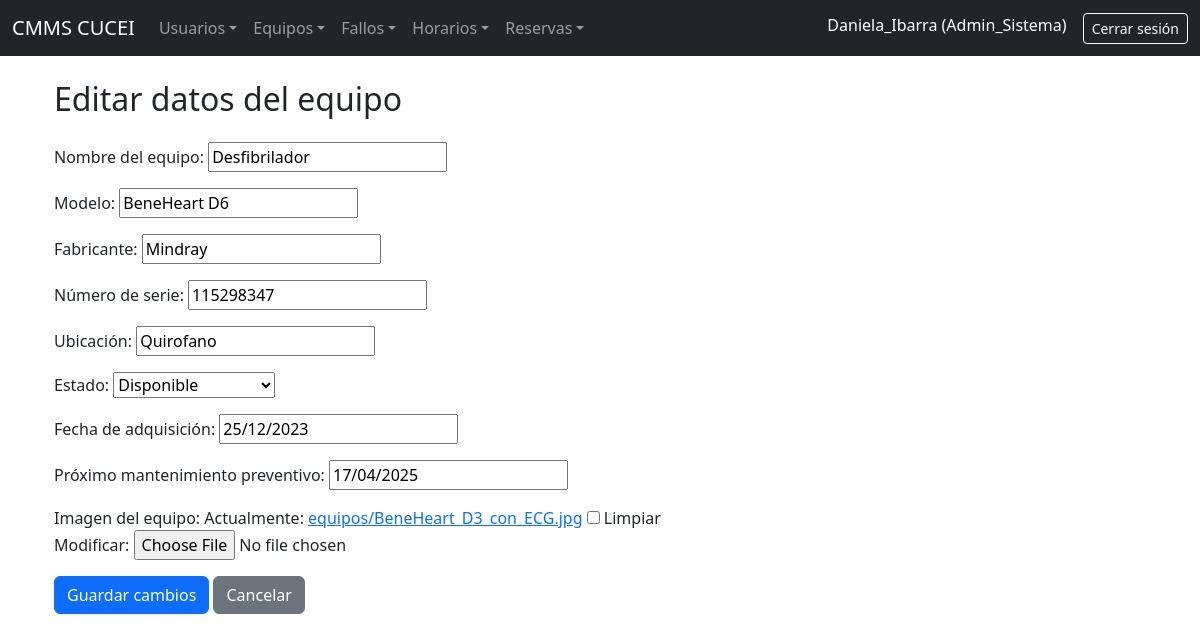
/equipos/editar/1/ (signed in), run on the app's committed database.
### CMMS_Lab/models.py (models this page shows, shortened)
class PerfilUsuario(models.Model):
    user = models.OneToOneField(User, on_delete=models.CASCADE)
    rol = models.CharField(max_length=20, choices=[
        ('estudiante', 'Estudiante'),
        ('biomedico', 'Biomedico'),
        ('admin_sistema', 'Administrador del sistema'),
    ])
    matricula = models.CharField(max_length=20, blank=True, null=True)
    telefono = models.CharField(max_length=15, blank=True, null=True)
    especialidad = models.CharField(max_length=100, blank=True, null=True)

class EquipoMedico(models.Model):
    nombre = models.CharField(max_length=100)
    modelo = models.CharField(max_length=100, blank=True)
    fabricante = models.CharField(max_length=100, blank=True)
    numero_serie = models.CharField(max_length=100, unique=True)
    ubicacion = models.CharField(max_length=100)
    estado = models.CharField(max_length=20, choices=[
        ('disponible', 'Disponible'),
        ('reservado', 'Reservado'),
        ('en_mantenimiento', 'En mantenimiento'),
        ('fuera_de_servicio', 'Fuera de servicio'),
    ])
    fecha_adquisicion = models.DateField(null=True, blank=True)
    mantenimiento_preventivo = models.DateField(null=True, blank=True)
    imagen = models.ImageField(upload_to='equipos/', blank=True, null=True)

### CMMS_Lab/views.py (the view)
# urls.py: path('equipos/editar/<int:equipo_id>/', views.editar_equipo, name='editar_equipo'),
@login_required
def editar_equipo(request, equipo_id):
    equipo = get_object_or_404(EquipoMedico, id=equipo_id)
    form = EquipoMedicoForm(request.POST or None, request.FILES or None, instance=equipo)
    if request.method == 'POST':
        if form.is_valid():
            form.save()
            return redirect('lista_equipos')
    return render(request, 'equipos/editar.html', {'form': form, 'equipo': equipo})

### CMMS_Lab/forms.py
class EquipoMedicoForm(forms.ModelForm):
    class Meta:
        model = EquipoMedico
        fields = [
            'nombre',
            'modelo',
            'fabricante',
            'numero_serie',
            'ubicacion',
            'estado',
            'fecha_adquisicion',
            'mantenimiento_preventivo',
            'imagen'
        ]
        labels = {
            'nombre': 'Nombre del equipo',
            'modelo': 'Modelo',
            'fabricante': 'Fabricante',
            'numero_serie': 'Número de serie',
            'ubicacion': 'Ubicación',
            'estado': 'Estado',
            'fecha_adquisicion': 'Fecha de adquisición',
            'mantenimiento_preventivo': 'Próximo mantenimiento preventivo',
            'imagen': 'Imagen del equipo',
        }

### CMMS_Lab/templates/equipos/editar.html (shortened to what this page needs)
{% extends 'base.html' %}
{% block content %}
<div class="container">
    <h2 class="mb-4">Editar datos del equipo</h2>
    <form method="post">
        {{ form.as_p }}
        <button type="submit" class="btn btn-primary">Guardar cambios</button>
        <a href="{% url 'lista_equipos' %}" class="btn btn-secondary">Cancelar</a>
    </form>
</div>
{% endblock %}

### CMMS_Lab/templates/base.html (shortened to what this page needs)
<!DOCTYPE html>
<html lang="es">
<head>
    <link href="https://cdn.jsdelivr.net/npm/bootstrap@5.3.0/dist/css/bootstrap.min.css" rel="stylesheet">
</head>
<body>
    <nav class="navbar navbar-expand-lg navbar-dark bg-dark">
        <div class="container-fluid">
            <a class="navbar-brand" href="{% url 'dashboard' %}">CMMS CUCEI</a>
            <div class="collapse navbar-collapse" id="navbarCMMS">
                {% if user.is_authenticated %}
                    {% with rol=user.perfilusuario.rol %}
                    <ul class="navbar-nav me-auto mb-2 mb-lg-0">
{% if rol != 'estudiante' %}
<li class="nav-item dropdown">
    <a class="nav-link dropdown-toggle" href="#" data-bs-toggle="dropdown">Usuarios</a>
</li>
{% endif %}
                        <li class="nav-item dropdown">
                            <a class="nav-link dropdown-toggle" href="#" data-bs-toggle="dropdown">Equipos</a>
                        </li>
                        <li class="nav-item dropdown">
                            <a class="nav-link dropdown-toggle" href="#" data-bs-toggle="dropdown">Fallos</a>
                        </li>
                        {% if rol != 'estudiante' %}
                        <li class="nav-item dropdown">
                            <a class="nav-link dropdown-toggle" href="#" data-bs-toggle="dropdown">Horarios</a>
                        </li>
                        {% endif %}
                        {% if rol in 'admin_sistema' or rol == 'biomedico' %}
                        <li class="nav-item dropdown">
                            <a class="nav-link dropdown-toggle" href="#" data-bs-toggle="dropdown">Reservas</a>
                        </li>
                        {% endif %}
                    </ul>
                    <ul class="navbar-nav ms-auto">
                        <li class="nav-item">
                            <span class="navbar-text text-white me-3">
                                {{ user.username }} ({{ rol|title }})
                            </span>
                        </li>
                        <li class="nav-item">
                            <a class="btn btn-outline-light btn-sm" href="{% url 'logout' %}">Cerrar sesión</a>
                        </li>
                    </ul>
                    {% endwith %}
                {% else %}
                    <ul class="navbar-nav ms-auto">
                        <li class="nav-item">
                            <a class="btn btn-outline-light" href="{% url 'login' %}">Iniciar sesión</a>
                        </li>
                    </ul>
                {% endif %}
            </div>
        </div>
    </nav>
    <div class="container mt-4">
        {% block content %}
        {% endblock %}
    </div>
</body>
</html>

### data on the page
PerfilUsuario: rol "Admin_Sistema"
EquipoMedico: nombre "Desfibrilador", modelo "BeneHeart D6", fabricante "Mindray", numero_serie "115298347", ubicacion "Quirofano", estado "Disponible", fecha_adquisicion "25/12/2023", mantenimiento_preventivo "17/04/2025"

### other printed values
{{ user.username }} "Daniela_Ibarra"
